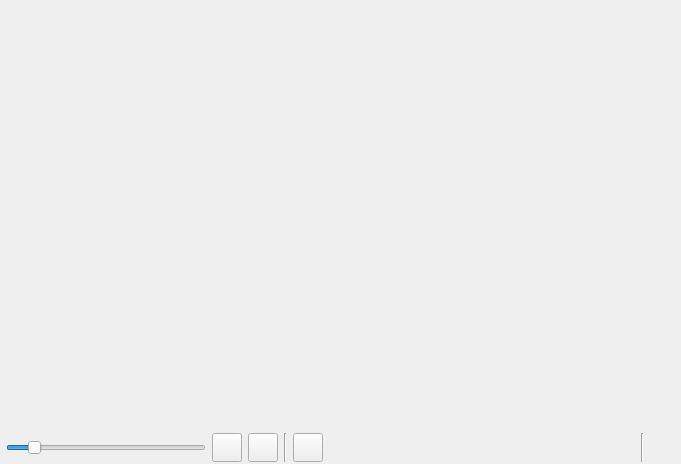
<?xml version="1.0" encoding="UTF-8"?>
<ui version="4.0">
 <class>DistractionFreeManuscriptEditor</class>
 <widget class="QWidget" name="DistractionFreeManuscriptEditor">
  <property name="geometry">
   <rect>
    <x>0</x>
    <y>0</y>
    <width>681</width>
    <height>464</height>
   </rect>
  </property>
  <property name="mouseTracking">
   <bool>true</bool>
  </property>
  <property name="windowTitle">
   <string>Form</string>
  </property>
  <layout class="QVBoxLayout" name="verticalLayout">
   <property name="spacing">
    <number>3</number>
   </property>
   <property name="leftMargin">
    <number>0</number>
   </property>
   <property name="topMargin">
    <number>0</number>
   </property>
   <property name="rightMargin">
    <number>0</number>
   </property>
   <property name="bottomMargin">
    <number>0</number>
   </property>
   <item>
    <widget class="QWidget" name="wdgHeader" native="true">
     <property name="sizePolicy">
      <sizepolicy hsizetype="Preferred" vsizetype="Maximum">
       <horstretch>0</horstretch>
       <verstretch>0</verstretch>
      </sizepolicy>
     </property>
     <layout class="QHBoxLayout" name="horizontalLayout_4">
      <property name="spacing">
       <number>3</number>
      </property>
      <property name="leftMargin">
       <number>2</number>
      </property>
      <property name="topMargin">
       <number>2</number>
      </property>
      <property name="rightMargin">
       <number>2</number>
      </property>
      <property name="bottomMargin">
       <number>2</number>
      </property>
     </layout>
    </widget>
   </item>
   <item>
    <widget class="QWidget" name="wdgDistractionFreeEditor" native="true">
     <layout class="QHBoxLayout" name="horizontalLayout_3"/>
    </widget>
   </item>
   <item>
    <widget class="QWidget" name="wdgBottom" native="true">
     <property name="sizePolicy">
      <sizepolicy hsizetype="Preferred" vsizetype="Maximum">
       <horstretch>0</horstretch>
       <verstretch>0</verstretch>
      </sizepolicy>
     </property>
     <layout class="QHBoxLayout" name="horizontalLayout_5">
      <property name="spacing">
       <number>6</number>
      </property>
      <property name="leftMargin">
       <number>6</number>
      </property>
      <property name="topMargin">
       <number>2</number>
      </property>
      <property name="rightMargin">
       <number>6</number>
      </property>
      <property name="bottomMargin">
       <number>2</number>
      </property>
      <item alignment="Qt::AlignLeft">
       <widget class="QSlider" name="sliderDocWidth">
        <property name="sizePolicy">
         <sizepolicy hsizetype="Maximum" vsizetype="Fixed">
          <horstretch>0</horstretch>
          <verstretch>0</verstretch>
         </sizepolicy>
        </property>
        <property name="minimumSize">
         <size>
          <width>200</width>
          <height>0</height>
         </size>
        </property>
        <property name="styleSheet">
         <string notr="true"/>
        </property>
        <property name="minimum">
         <number>1</number>
        </property>
        <property name="maximum">
         <number>10</number>
        </property>
        <property name="value">
         <number>2</number>
        </property>
        <property name="orientation">
         <enum>Qt::Horizontal</enum>
        </property>
       </widget>
      </item>
      <item>
       <widget class="QToolButton" name="btnFocus">
        <property name="cursor">
         <cursorShape>PointingHandCursor</cursorShape>
        </property>
        <property name="toolTip">
         <string>Highlight current sentence only</string>
        </property>
        <property name="text">
         <string/>
        </property>
        <property name="iconSize">
         <size>
          <width>22</width>
          <height>22</height>
         </size>
        </property>
        <property name="checkable">
         <bool>true</bool>
        </property>
        <property name="toolButtonStyle">
         <enum>Qt::ToolButtonIconOnly</enum>
        </property>
        <property name="base" stdset="0">
         <bool>true</bool>
        </property>
       </widget>
      </item>
      <item>
       <widget class="QToolButton" name="btnNightMode">
        <property name="cursor">
         <cursorShape>PointingHandCursor</cursorShape>
        </property>
        <property name="toolTip">
         <string>Night mode</string>
        </property>
        <property name="text">
         <string/>
        </property>
        <property name="iconSize">
         <size>
          <width>22</width>
          <height>22</height>
         </size>
        </property>
        <property name="checkable">
         <bool>true</bool>
        </property>
        <property name="base" stdset="0">
         <bool>true</bool>
        </property>
       </widget>
      </item>
      <item>
       <widget class="Line" name="line">
        <property name="orientation">
         <enum>Qt::Vertical</enum>
        </property>
       </widget>
      </item>
      <item>
       <widget class="QToolButton" name="btnWordCount">
        <property name="cursor">
         <cursorShape>PointingHandCursor</cursorShape>
        </property>
        <property name="toolTip">
         <string>Display word count</string>
        </property>
        <property name="text">
         <string/>
        </property>
        <property name="iconSize">
         <size>
          <width>22</width>
          <height>22</height>
         </size>
        </property>
        <property name="checkable">
         <bool>true</bool>
        </property>
        <property name="base" stdset="0">
         <bool>true</bool>
        </property>
       </widget>
      </item>
      <item>
       <spacer name="horizontalSpacer">
        <property name="orientation">
         <enum>Qt::Horizontal</enum>
        </property>
        <property name="sizeHint" stdset="0">
         <size>
          <width>40</width>
          <height>20</height>
         </size>
        </property>
       </spacer>
      </item>
      <item>
       <widget class="Line" name="line_2">
        <property name="orientation">
         <enum>Qt::Vertical</enum>
        </property>
       </widget>
      </item>
      <item>
       <widget class="QToolButton" name="btnReturn">
        <property name="cursor">
         <cursorShape>PointingHandCursor</cursorShape>
        </property>
        <property name="toolTip">
         <string>Exit distraction free mode</string>
        </property>
        <property name="styleSheet">
         <string notr="true">border: 0px;</string>
        </property>
        <property name="text">
         <string/>
        </property>
        <property name="iconSize">
         <size>
          <width>22</width>
          <height>22</height>
         </size>
        </property>
       </widget>
      </item>
     </layout>
    </widget>
   </item>
  </layout>
 </widget>
 <resources/>
 <connections/>
</ui>
